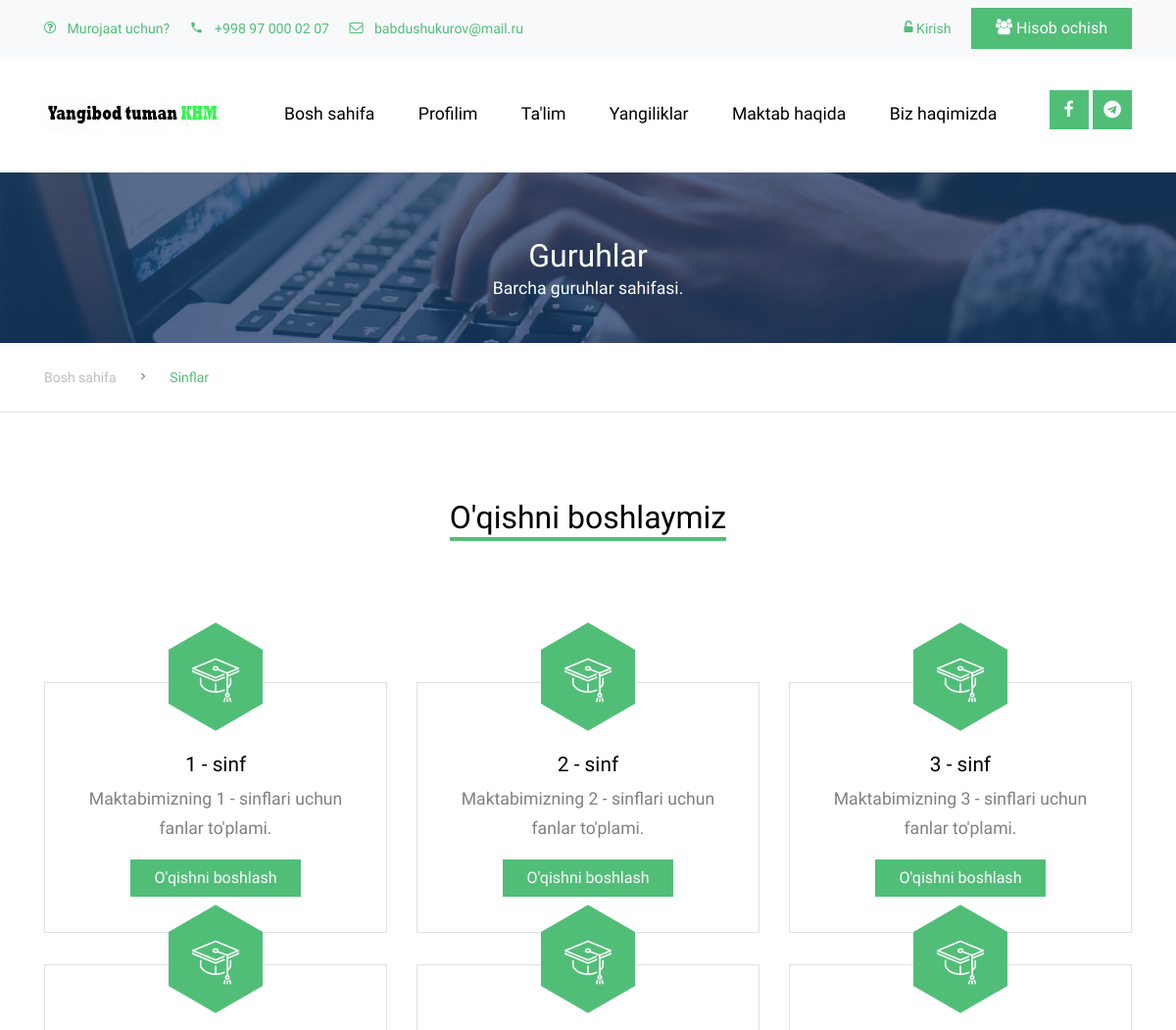
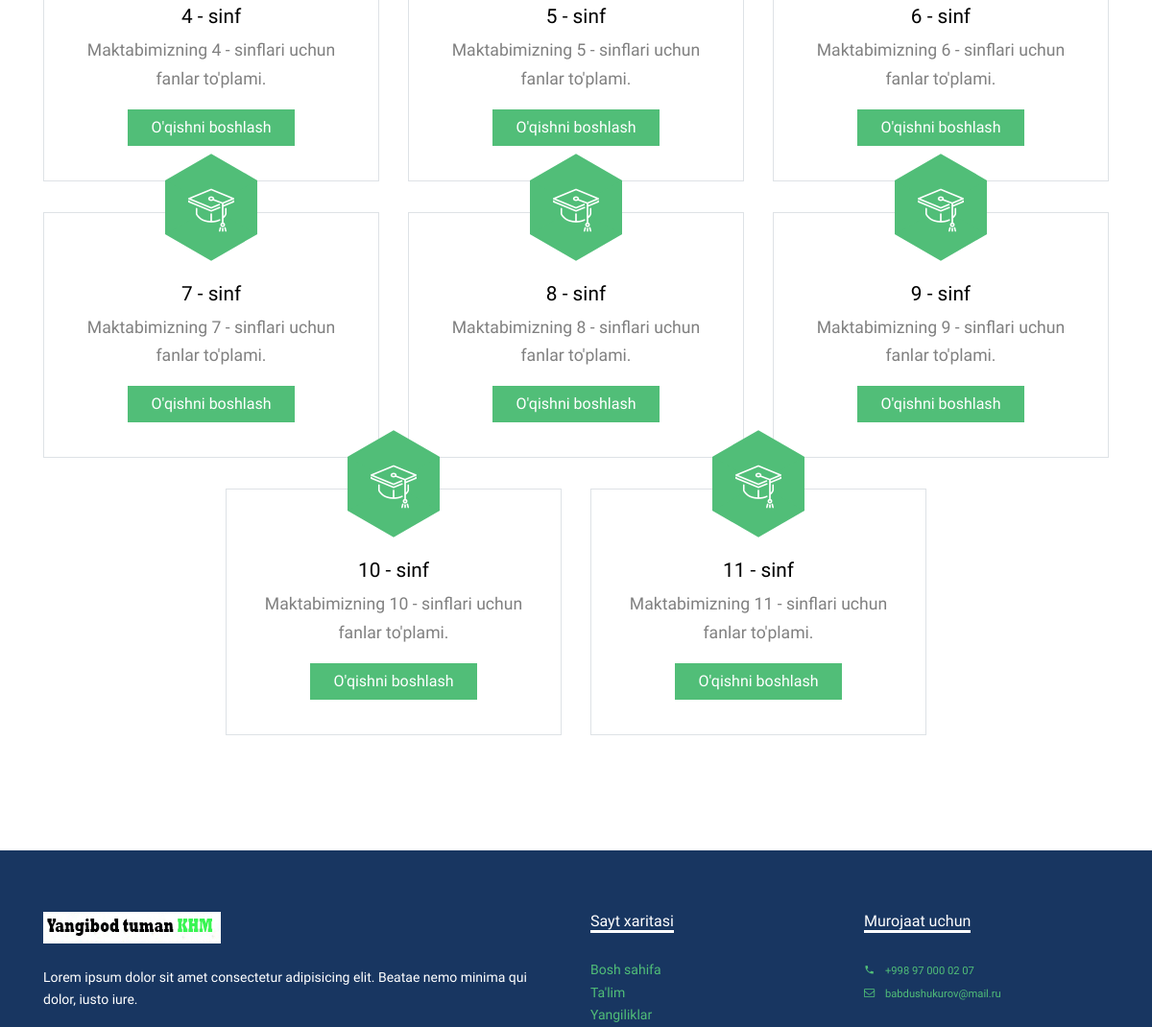
The page /curriculum/ (upper part) on the database as committed earlier (2 pictures, top to bottom).
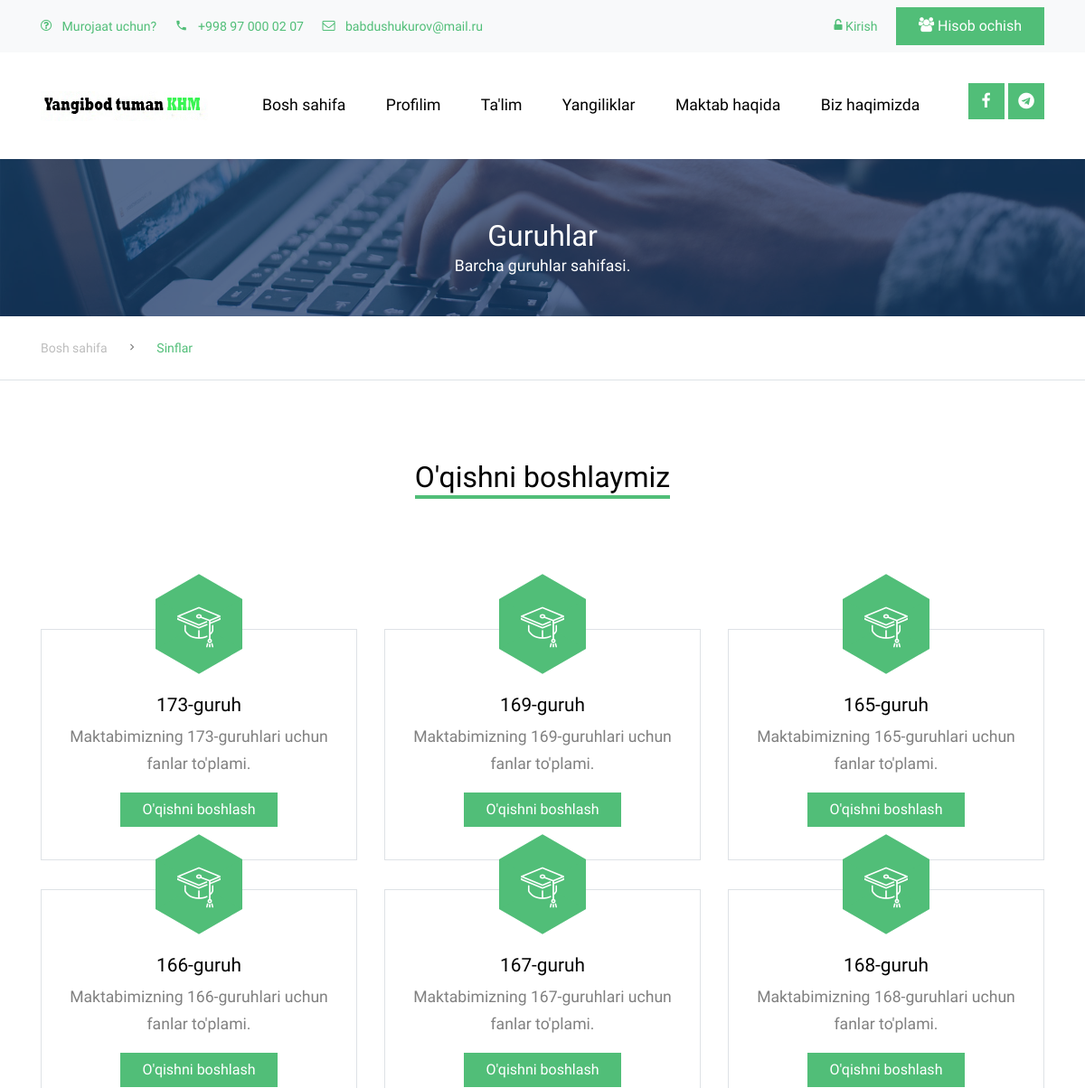
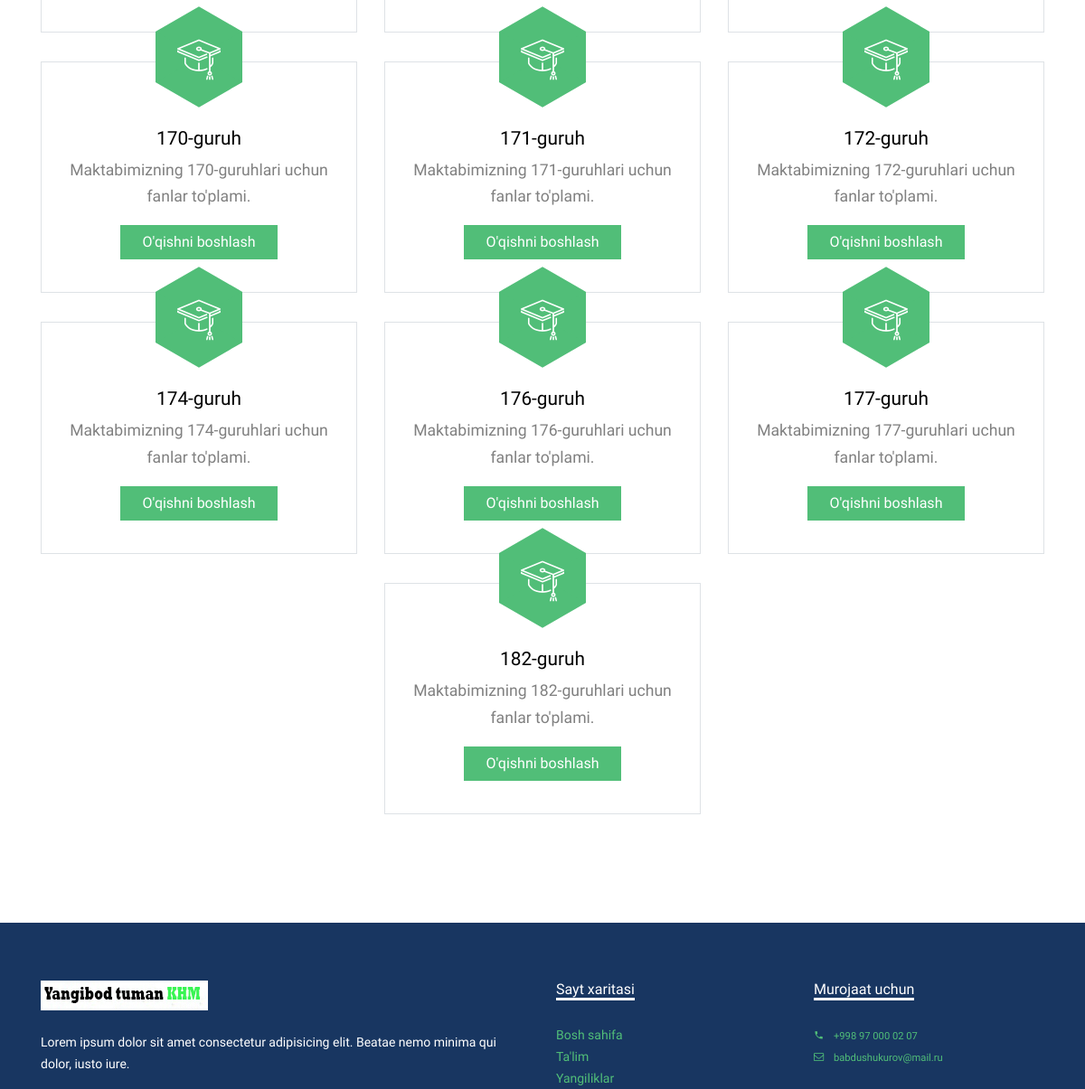
The same page on the database as committed later (2 pictures, top to bottom).
### curriculum/models.py (models this page shows, shortened)
class Standard(models.Model):
    name = models.CharField(max_length=100, unique=True)
    slug = models.SlugField(null=True, blank=True)
    description = models.TextField(max_length=500, blank=True)

### curriculum/views.py (the view)
# urls.py: path('', views.StandardListView.as_view(), name='standard_list'),
class StandardListView(ListView):
    context_object_name = 'standards'
    model = Standard
    template_name = 'curriculum/standard_list_view.html'

### curriculum/templates/curriculum/standard_list_view.html
{% extends 'base.html' %} {% load static %} {% block title %} Sinflar {% endblock title %} {% block content %}
<div class="site-section ftco-subscribe-1 site-blocks-cover pb-4"
  style="background-image: url('{% static 'images/bg_1.jpg' %}')">
  <div class="container">
    <div class="row align-items-end justify-content-center text-center">
      <div class="col-lg-7">
        <h2 class="mb-0">Guruhlar</h2>
        <p>Barcha guruhlar sahifasi.</p>
      </div>
    </div>
  </div>
</div>
<div class="custom-breadcrumns border-bottom">
  <div class="container">
    <a href="{% url 'index' %}">Bosh sahifa</a>
    <span class="mx-3 icon-keyboard_arrow_right"></span>
    <span class="current">Sinflar</span>
  </div>
</div>
<div class="site-section">
  <div class="container">
    <div class="row mb-5 justify-content-center text-center">
      <div class="col-lg-4 mb-5">
        <h2 class="section-title-underline mb-5">
          <span>O'qishni boshlaymiz</span>
        </h2>
      </div>
    </div>
    <div class="row justify-content-center">
      {% for standard in standards %}
      <div class="col-lg-4 col-md-6 mb-4 mb-lg-0">
        <div class="feature-1 border" style="margin-bottom: 2rem">
          <div class="icon-wrapper bg-primary">
            <span class="flaticon-mortarboard text-white"></span>
          </div>
          <div class="feature-1-content">
            <h2>{{standard.name}}</h2>
            <p>Maktabimizning {{standard.name}}lari uchun fanlar to'plami.</p>
            {% if user.is_authenticated %}
            <p>
              <a href="{% url 'curriculum:subject_list' slug=standard.slug %}"
                class="btn btn-primary px-4 rounded-0">O'qishni boshlash</a>
            </p>
            {% else %}
            <p>
              <a href="{% url 'user_login' %}" class="btn btn-primary px-4 rounded-0">O'qishni boshlash</a>
            </p>
            {% endif %}
          </div>
        </div>
      </div>
      {% endfor %}
    </div>
  </div>
</div>
{% endblock content %}

Rows that differ between the two databases and show on the page:
removed Standard: name "1 - sinf"
removed Standard: name "2 - sinf"
removed Standard: name "3 - sinf"
removed Standard: name "4 - sinf"
removed Standard: name "5 - sinf"
removed Standard: name "6 - sinf"
removed Standard: name "7 - sinf"
removed Standard: name "8 - sinf"
removed Standard: name "9 - sinf"
removed Standard: name "10 - sinf"
removed Standard: name "11 - sinf"
added Standard: name "173-guruh"
added Standard: name "169-guruh"
added Standard: name "165-guruh"
added Standard: name "166-guruh"
added Standard: name "167-guruh"
added Standard: name "168-guruh"
added Standard: name "170-guruh"
added Standard: name "171-guruh"
added Standard: name "172-guruh"
added Standard: name "174-guruh"
added Standard: name "176-guruh"
added Standard: name "177-guruh"
added Standard: name "182-guruh"
